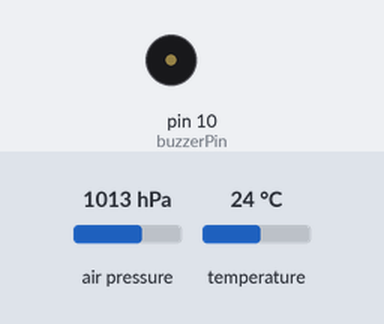
Simulated run of this sketch. Board: Arduino Uno, built with avr-gcc and run on an emulated ATmega328P. Shown: buzzer (waves = sounding). The inputs (shaded band) are chosen by the test bench; at power-on: air pressure 1013 hPa, temperature 24 °C. Storage starts empty; what the sketch prints to the serial monitor is not drawn.

Above: at 1.0 s.
At 4.3 s:
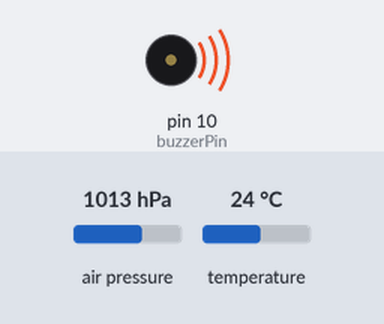
Timing chart, 0 to 5.4 s (numbered marks = the images above):
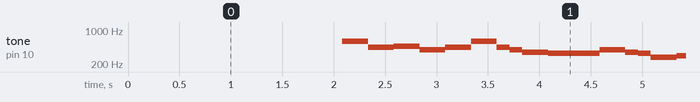

Measured:
- by itself, tone on pin 10 (buzzerPin): plays 587 Hz for 0.25 s, 440 Hz for 0.25 s, 466 Hz for 0.25 s, 392 Hz for 0.25 s, 440 Hz for 0.25 s, 587 Hz for 0.25 s … (569 notes in this stretch)

The sketch:

RocketComp.ino
```cpp
#include <Wire.h>
#include <SPI.h>
#include <SD.h>
#include <Adafruit_BMP280.h>
#include "notes.h"         // Contains note frequency definitions
#include "song.h"          // Contains playMegaloStrikesBack()

// Pin assignments:
const int chipSelect    = 7;   // SD card CS pin
const int buzzerPin     = 10;  // Piezo buzzer pin

Adafruit_BMP280 bmp;            // BMP280 sensor instance (I2C)

// Timing intervals (all in milliseconds):
const unsigned long logInterval   = 2000UL;   // log sensor data every 2 s
const unsigned long playInterval  = 2000UL;   // play song every 2 s (set this to 600000UL for 10 min)

unsigned long previousLogMillis   = 0;
unsigned long previousPlayMillis  = 0;

void setup() {
  Serial.begin(9600);
  while (!Serial) { delay(10); }

  // Initialize SD card
  Serial.print("Initializing SD card...");
  if (!SD.begin(chipSelect)) {
    Serial.println(" failed!");
  } else {
    Serial.println(" done.");
  }

  // Initialize BMP280
  Serial.println("Initializing BMP280...");
  if (!bmp.begin(0x76)) {
    Serial.println("Could not find a valid BMP280 sensor!");
    while (1) delay(10);
  }
  bmp.setSampling(Adafruit_BMP280::MODE_NORMAL,    // Operating Mode
                  Adafruit_BMP280::SAMPLING_X2,    // Temp oversampling
                  Adafruit_BMP280::SAMPLING_X16,   // Pressure oversampling
                  Adafruit_BMP280::FILTER_X16,     // Filtering
                  Adafruit_BMP280::STANDBY_MS_500);// Standby time

  // Initialize timers
  unsigned long now = millis();
  previousLogMillis  = now;
  previousPlayMillis = now;  // start counting for the first play
}

void loop() {
  unsigned long currentMillis = millis();

  // 1) Log sensor data every 2 s
  if (currentMillis - previousLogMillis >= logInterval) {
    previousLogMillis = currentMillis;
    logSensorData();
  }

  // 2) Play song on a repeating interval
  if (currentMillis - previousPlayMillis >= playInterval) {
    previousPlayMillis = currentMillis;
    Serial.println("Interval reached — playing song!");
    playMegaloStrikesBack(buzzerPin);
  }

  // (Other non-blocking tasks can go here)
}

void logSensorData() {
  // Read BMP280
  float temperature = bmp.readTemperature();
  float pressure    = bmp.readPressure();

  // Print to Serial
  Serial.print("Temperature: ");
  Serial.print(temperature);
  Serial.print(" °C, Pressure: ");
  Serial.print(pressure);
  Serial.println(" Pa");

  // Append to SD card
  Serial.println("Saving data to SD card...");
  File dataFile = SD.open("datalog.txt", FILE_WRITE);
  if (dataFile) {
    dataFile.print("Temperature: ");
    dataFile.print(temperature);
    dataFile.println(" °C");

    dataFile.print("Pressure: ");
    dataFile.print(pressure);
    dataFile.println(" Pa\n");

    dataFile.close();
    Serial.println("Data logged.");
  } else {
    Serial.println("Error opening datalog.txt");
  }
}
```

notes.h
```cpp
#ifndef NOTES_H
#define NOTES_H

// Note frequency definitions (in Hertz) using integer approximations:
// (These definitions follow standard tuning, A4 = 440 Hz)

#define NOTE_B0   31
#define NOTE_C1   33
#define NOTE_CS1  35
#define NOTE_D1   37
#define NOTE_DS1  39
#define NOTE_E1   41
#define NOTE_F1   44
#define NOTE_FS1  46
#define NOTE_G1   49
#define NOTE_GS1  52
#define NOTE_A1   55
#define NOTE_AS1  58
#define NOTE_B1   62

#define NOTE_C2   65
#define NOTE_CS2  69
#define NOTE_D2   73
#define NOTE_DS2  78
#define NOTE_E2   82
#define NOTE_F2   87
#define NOTE_FS2  93
#define NOTE_G2   98
#define NOTE_GS2  104
#define NOTE_A2   110
#define NOTE_AS2  117
#define NOTE_B2   123

#define NOTE_C3   131
#define NOTE_CS3  139
#define NOTE_D3   147
#define NOTE_DS3  156
#define NOTE_E3   165
#define NOTE_F3   175
#define NOTE_FS3  185
#define NOTE_G3   196
#define NOTE_GS3  208
#define NOTE_A3   220
#define NOTE_AS3  233
#define NOTE_B3   247

#define NOTE_C4   262  // Middle C
#define NOTE_CS4  277
#define NOTE_D4   294
#define NOTE_DS4  311
#define NOTE_E4   330
#define NOTE_F4   349
#define NOTE_FS4  370
#define NOTE_G4   392
#define NOTE_GS4  415
#define NOTE_A4   440
#define NOTE_AS4  466
#define NOTE_B4   494

#define NOTE_C5   523
#define NOTE_CS5  554
#define NOTE_D5   587
#define NOTE_DS5  622
#define NOTE_E5   659
#define NOTE_F5   698
#define NOTE_FS5  740
#define NOTE_G5   784
#define NOTE_GS5  831
#define NOTE_A5   880
#define NOTE_AS5  932
#define NOTE_B5   988

#define NOTE_C6   1047
#define NOTE_CS6  1109
#define NOTE_D6   1175
#define NOTE_DS6  1245
#define NOTE_E6   1319
#define NOTE_F6   1397
#define NOTE_FS6  1480
#define NOTE_G6   1568
#define NOTE_GS6  1661
#define NOTE_A6   1760
#define NOTE_AS6  1865
#define NOTE_B6   1976

#define NOTE_C7   2093
#define NOTE_CS7  2217
#define NOTE_D7   2349
#define NOTE_DS7  2489
#define NOTE_E7   2637
#define NOTE_F7   2794
#define NOTE_FS7  2960
#define NOTE_G7   3136
#define NOTE_GS7  3322
#define NOTE_A7   3520
#define NOTE_AS7  3729
#define NOTE_B7   3951

#define NOTE_C8   4186
#define NOTE_CS8  4435
#define NOTE_D8   4699
#define NOTE_DS8  4978

#endif
```

song.h
```cpp
// daisy_bell.h
#ifndef SONG_H
#define SONG_H

#include "notes.h"

const int QN = 250; // Quarter note duration in milliseconds daisay is 250

void playTone(int pin, double note, int duration) {
  tone(pin, note);
  delay(duration);
  noTone(pin);
}

void playDaisyBell(int buzzerPin) {
  playTone(buzzerPin, NOTE_C5, QN * 3);
  playTone(buzzerPin, NOTE_A4, QN * 3);
  playTone(buzzerPin, NOTE_F4, QN * 3);
  playTone(buzzerPin, NOTE_C4, QN * 3);
  playTone(buzzerPin, NOTE_D4, QN);
  playTone(buzzerPin, NOTE_E4, QN);
  playTone(buzzerPin, NOTE_F4, QN);
  playTone(buzzerPin, NOTE_D4, QN * 2);
  playTone(buzzerPin, NOTE_F4, QN);
  playTone(buzzerPin, NOTE_C4, QN * 3);
  delay(QN * 3);

  playTone(buzzerPin, NOTE_D4, QN * 3);
  playTone(buzzerPin, NOTE_A4, QN * 3);
  playTone(buzzerPin, NOTE_A4, QN * 3);
  playTone(buzzerPin, NOTE_F4, QN * 3);
  playTone(buzzerPin, NOTE_D4, QN);
  playTone(buzzerPin, NOTE_E4, QN);
  playTone(buzzerPin, NOTE_F4, QN);
  playTone(buzzerPin, NOTE_G4, QN * 2);
  playTone(buzzerPin, NOTE_A4, QN);
  playTone(buzzerPin, NOTE_G4, QN * 3);
  delay(QN * 3);
  playTone(buzzerPin, NOTE_A4, QN);
  playTone(buzzerPin, NOTE_A4, QN);
  playTone(buzzerPin, NOTE_A4, QN);
  playTone(buzzerPin, NOTE_G4, QN);
  playTone(buzzerPin, NOTE_C5, QN * 2);
  playTone(buzzerPin, NOTE_A4, QN);
  playTone(buzzerPin, NOTE_G4, QN);
  playTone(buzzerPin, NOTE_F4, QN * 4);
  playTone(buzzerPin, NOTE_G4, QN);
  playTone(buzzerPin, NOTE_A4, QN * 2);
  playTone(buzzerPin, NOTE_F4, QN);
  playTone(buzzerPin, NOTE_D4, QN * 2);
  playTone(buzzerPin, NOTE_F4, QN);
  playTone(buzzerPin, NOTE_D4, QN);
  playTone(buzzerPin, NOTE_C4, QN * 3);
  delay(QN);
  playTone(buzzerPin, NOTE_C4, QN);
  playTone(buzzerPin, NOTE_F4, QN * 2);
  playTone(buzzerPin, NOTE_A4, QN);
  playTone(buzzerPin, NOTE_G4, QN);
  delay(QN * 2);
  playTone(buzzerPin, NOTE_F4, QN * 2);
  playTone(buzzerPin, NOTE_A4, QN);
  playTone(buzzerPin, NOTE_G4, QN);
  playTone(buzzerPin, NOTE_A4, QN);
  playTone(buzzerPin, NOTE_A4, QN);
}

void playMegaloStrikesBack(int buzzerPin) {
   playTone(buzzerPin, NOTE_D5, QN);
  playTone(buzzerPin, NOTE_A4, QN);
  playTone(buzzerPin, NOTE_AS4, QN);
  playTone(buzzerPin, NOTE_G4, QN);
  playTone(buzzerPin, NOTE_A4, QN);
  playTone(buzzerPin, NOTE_D5, QN);
  playTone(buzzerPin, NOTE_A4, QN/2);
  playTone(buzzerPin, NOTE_G4, QN/2);
  playTone(buzzerPin, NOTE_F4, QN);
  playTone(buzzerPin, NOTE_E4, QN);

  playTone(buzzerPin, NOTE_E4, QN);
  playTone(buzzerPin, NOTE_G4, QN);
  playTone(buzzerPin, NOTE_F4, QN/2);
  playTone(buzzerPin, NOTE_E4, QN/2);
  playTone(buzzerPin, NOTE_CS4, QN);
  playTone(buzzerPin, NOTE_D4, QN);
  playTone(buzzerPin, NOTE_AS4, QN);
  playTone(buzzerPin, NOTE_A4, QN/2);
  playTone(buzzerPin, NOTE_G4, QN/2);
  playTone(buzzerPin, NOTE_A4, QN);

   playTone(buzzerPin, NOTE_E4, QN);
  playTone(buzzerPin, NOTE_CS4, QN);
  playTone(buzzerPin, NOTE_AS4, QN/2);
  playTone(buzzerPin, NOTE_A4, QN/2);
  playTone(buzzerPin, NOTE_G4, QN);
  playTone(buzzerPin, NOTE_A4, QN);
  playTone(buzzerPin, NOTE_D5, QN);
  playTone(buzzerPin, NOTE_F5, QN/2);
  playTone(buzzerPin, NOTE_E5, QN/2);
  playTone(buzzerPin, NOTE_D5, QN);

   playTone(buzzerPin, NOTE_F5, QN);
  playTone(buzzerPin, NOTE_D5, QN);
  playTone(buzzerPin, NOTE_AS4, QN/2);
  playTone(buzzerPin, NOTE_GS4, QN/2);
  playTone(buzzerPin, NOTE_E4, QN);
  playTone(buzzerPin, NOTE_A4, QN);
  playTone(buzzerPin, NOTE_AS4, QN);
  playTone(buzzerPin, NOTE_A4, QN*2);
}

#endif
```
